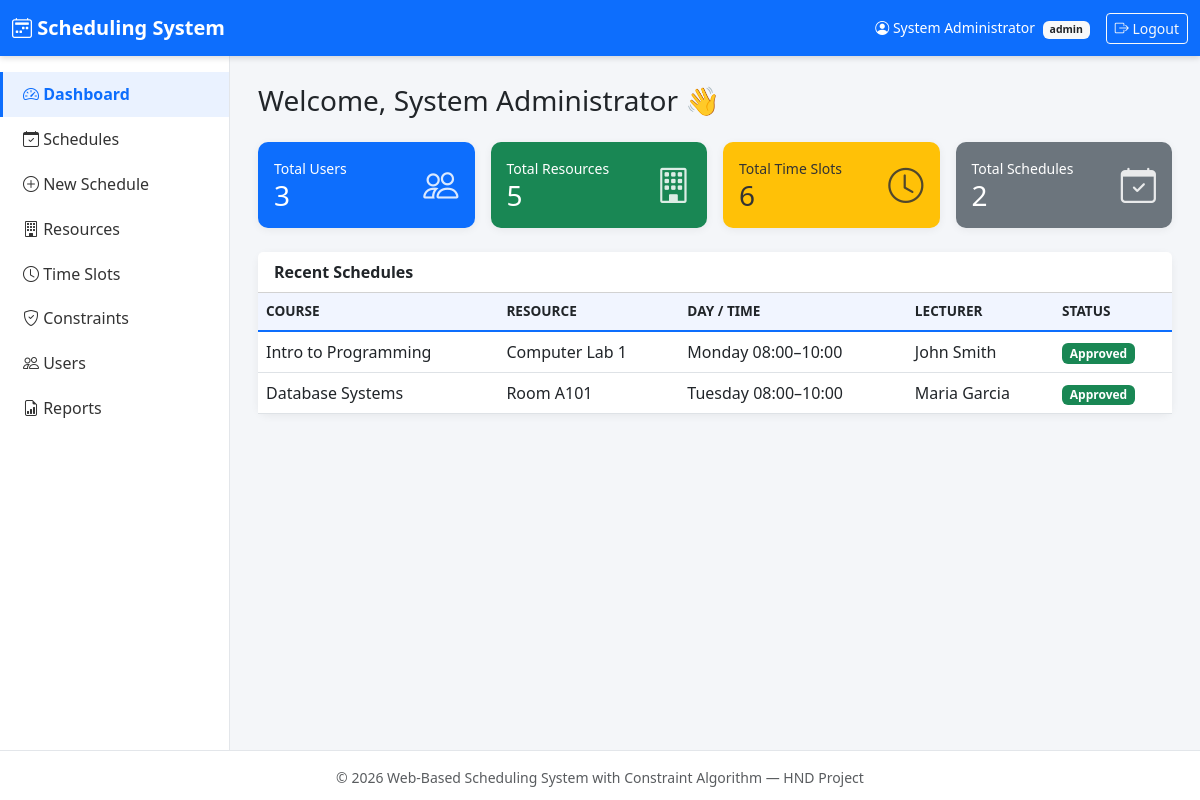
/dashboard.php (signed in), run on the app's committed database.
### tables this page shows
CREATE TABLE IF NOT EXISTS schedules (
    schedule_id   INT AUTO_INCREMENT PRIMARY KEY,
    course_title  VARCHAR(150) DEFAULT NULL,
    resource_id   INT NOT NULL,
    slot_id       INT NOT NULL,
    user_id       INT NOT NULL,
    status        ENUM('approved','rejected','pending') NOT NULL DEFAULT 'pending',
    created_at    TIMESTAMP DEFAULT CURRENT_TIMESTAMP,
    CONSTRAINT fk_sched_resource FOREIGN KEY (resource_id) REFERENCES resources(resource_id) ON DELETE CASCADE,
    CONSTRAINT fk_sched_slot     FOREIGN KEY (slot_id)     REFERENCES timeslots(slot_id)     ON DELETE CASCADE,
    CONSTRAINT fk_sched_user     FOREIGN KEY (user_id)     REFERENCES users(user_id)         ON DELETE CASCADE,
    INDEX idx_sched_resource_slot (resource_id, slot_id),
    INDEX idx_sched_user_slot (user_id, slot_id),
    INDEX idx_sched_status (status)
);

CREATE TABLE IF NOT EXISTS resources (
    resource_id     INT AUTO_INCREMENT PRIMARY KEY,
    resource_name   VARCHAR(100) NOT NULL,
    resource_type   ENUM('classroom','laboratory','lecture_hall','equipment') NOT NULL,
    capacity        INT DEFAULT 0,
    status          ENUM('available','unavailable') NOT NULL DEFAULT 'available',
    created_at      TIMESTAMP DEFAULT CURRENT_TIMESTAMP,
    INDEX idx_resources_type (resource_type)
);

CREATE TABLE IF NOT EXISTS timeslots (
    slot_id     INT AUTO_INCREMENT PRIMARY KEY,
    day         ENUM('Monday','Tuesday','Wednesday','Thursday','Friday','Saturday') NOT NULL,
    start_time  TIME NOT NULL,
    end_time    TIME NOT NULL,
    created_at  TIMESTAMP DEFAULT CURRENT_TIMESTAMP,
    INDEX idx_timeslots_day (day),
    CONSTRAINT chk_time_order CHECK (start_time < end_time)
);

CREATE TABLE IF NOT EXISTS users (
    user_id     INT AUTO_INCREMENT PRIMARY KEY,
    username    VARCHAR(50)  NOT NULL UNIQUE,
    full_name   VARCHAR(100) NOT NULL,
    email       VARCHAR(100) DEFAULT NULL,
    password    VARCHAR(255) NOT NULL,            
    role        ENUM('admin','lecturer','staff') NOT NULL DEFAULT 'lecturer',
    status      ENUM('active','inactive') NOT NULL DEFAULT 'active',
    created_at  TIMESTAMP DEFAULT CURRENT_TIMESTAMP,
    INDEX idx_users_role (role)
);

### dashboard.php (the view, shortened to what this page needs)
<?php
require_once 'config/db.php';
$base_path = '';
$active = 'dashboard';
$totalUsers     = mysqli_fetch_assoc(mysqli_query($conn, "SELECT COUNT(*) c FROM users"))['c'];
$totalResources = mysqli_fetch_assoc(mysqli_query($conn, "SELECT COUNT(*) c FROM resources"))['c'];
$totalSlots     = mysqli_fetch_assoc(mysqli_query($conn, "SELECT COUNT(*) c FROM timeslots"))['c'];
$totalSchedules = mysqli_fetch_assoc(mysqli_query($conn, "SELECT COUNT(*) c FROM schedules"))['c'];
$recentQuery = "SELECT s.schedule_id, s.course_title, r.resource_name, t.day, t.start_time, t.end_time,
                       u.full_name, s.status
                FROM schedules s
                JOIN resources r ON s.resource_id = r.resource_id
                JOIN timeslots t ON s.slot_id = t.slot_id
                JOIN users u ON s.user_id = u.user_id
                ORDER BY s.created_at DESC LIMIT 5";
$recent = mysqli_query($conn, $recentQuery);
require_once 'includes/header.php';
require_once 'includes/sidebar.php';
?>
<main class="app-content">
  <h3 class="mb-4">Welcome, <?php echo htmlspecialchars($_SESSION['full_name']); ?> 👋</h3>
  <div class="row g-3 mb-4">
    <div class="col-md-3 col-sm-6">
      <div class="card stat-card bg-primary p-3">
        <div class="d-flex justify-content-between align-items-center">
          <div><div class="small">Total Users</div><h3 class="mb-0"><?php echo $totalUsers; ?></h3></div>
          <i class="bi bi-people stat-icon"></i>
        </div>
      </div>
    </div>
    <div class="col-md-3 col-sm-6">
      <div class="card stat-card bg-success p-3">
        <div class="d-flex justify-content-between align-items-center">
          <div><div class="small">Total Resources</div><h3 class="mb-0"><?php echo $totalResources; ?></h3></div>
          <i class="bi bi-building stat-icon"></i>
        </div>
      </div>
    </div>
    <div class="col-md-3 col-sm-6">
      <div class="card stat-card bg-warning p-3">
        <div class="d-flex justify-content-between align-items-center">
          <div><div class="small">Total Time Slots</div><h3 class="mb-0"><?php echo $totalSlots; ?></h3></div>
          <i class="bi bi-clock stat-icon"></i>
        </div>
      </div>
    </div>
    <div class="col-md-3 col-sm-6">
      <div class="card stat-card bg-secondary p-3">
        <div class="d-flex justify-content-between align-items-center">
          <div><div class="small">Total Schedules</div><h3 class="mb-0"><?php echo $totalSchedules; ?></h3></div>
          <i class="bi bi-calendar-check stat-icon"></i>
        </div>
      </div>
    </div>
  </div>
  <div class="card">
    <div class="card-header bg-white fw-semibold">Recent Schedules</div>
    <div class="table-responsive">
      <table class="table mb-0 align-middle">
        <thead>
          <tr><th>Course</th><th>Resource</th><th>Day / Time</th><th>Lecturer</th><th>Status</th></tr>
        </thead>
        <tbody>
          <?php if (mysqli_num_rows($recent) === 0): ?>
            <tr><td colspan="5" class="text-center text-muted py-4">No schedules yet. <a href="schedules/create_schedule.php">Create one</a>.</td></tr>
          <?php else: while ($row = mysqli_fetch_assoc($recent)): ?>
            <tr>
              <td><?php echo htmlspecialchars($row['course_title'] ?: '—'); ?></td>
              <td><?php echo htmlspecialchars($row['resource_name']); ?></td>
              <td><?php echo htmlspecialchars($row['day']) . ' ' . substr($row['start_time'],0,5) . '–' . substr($row['end_time'],0,5); ?></td>
              <td><?php echo htmlspecialchars($row['full_name']); ?></td>
              <td>
                <?php
                  $badge = ['approved'=>'success','rejected'=>'danger','pending'=>'secondary'][$row['status']] ?? 'secondary';
                ?>
                <span class="badge bg-<?php echo $badge; ?>"><?php echo ucfirst($row['status']); ?></span>
              </td>
            </tr>
          <?php endwhile; endif; ?>
        </tbody>
      </table>
    </div>
  </div>
</main>
<?php require_once 'includes/footer.php'; ?>

### includes/header.php (shortened to what this page needs)
<!DOCTYPE html>
<html lang="en">
<head>
<link href="https://cdn.jsdelivr.net/npm/bootstrap@5.3.0/dist/css/bootstrap.min.css" rel="stylesheet">
<link href="https://cdn.jsdelivr.net/npm/bootstrap-icons@1.11.0/font/bootstrap-icons.css" rel="stylesheet">
<link href="<?php echo $base_path; ?>css/style.css" rel="stylesheet">
</head>
<body>
<nav class="navbar navbar-expand-lg navbar-dark app-navbar">
  <div class="container-fluid">
    <a class="navbar-brand fw-bold" href="<?php echo $base_path; ?>dashboard.php">
      <i class="bi bi-calendar2-week"></i> Scheduling System
    </a>
    <div class="ms-auto d-flex align-items-center text-white">
      <?php if (isset($_SESSION['full_name'])): ?>
        <span class="me-3 small">
          <i class="bi bi-person-circle"></i>
          <?php echo htmlspecialchars($_SESSION['full_name']); ?>
          <span class="badge bg-light text-dark ms-1"><?php echo htmlspecialchars($_SESSION['role']); ?></span>
        </span>
        <a href="<?php echo $base_path; ?>logout.php" class="btn btn-sm btn-outline-light">
          <i class="bi bi-box-arrow-right"></i> Logout
        </a>
      <?php endif; ?>
    </div>
  </div>
</nav>
<div class="app-wrapper">

### includes/sidebar.php (shortened to what this page needs)
<?php
function nav_active($key, $active) { return $key === $active ? 'active' : ''; }
?>
<aside class="app-sidebar">
  <ul class="nav flex-column">
    <li class="nav-item">
      <a class="nav-link <?php echo nav_active('dashboard', $active); ?>" href="<?php echo $base_path; ?>dashboard.php">
        <i class="bi bi-speedometer2"></i> Dashboard
      </a>
    </li>
    <li class="nav-item">
      <a class="nav-link <?php echo nav_active('schedules', $active); ?>" href="<?php echo $base_path; ?>schedules/view_schedules.php">
        <i class="bi bi-calendar-check"></i> Schedules
      </a>
    </li>
    <li class="nav-item">
      <a class="nav-link <?php echo nav_active('create_schedule', $active); ?>" href="<?php echo $base_path; ?>schedules/create_schedule.php">
        <i class="bi bi-plus-circle"></i> New Schedule
      </a>
    </li>
    <li class="nav-item">
      <a class="nav-link <?php echo nav_active('resources', $active); ?>" href="<?php echo $base_path; ?>resources/manage_resources.php">
        <i class="bi bi-building"></i> Resources
      </a>
    </li>
    <li class="nav-item">
      <a class="nav-link <?php echo nav_active('timeslots', $active); ?>" href="<?php echo $base_path; ?>timeslots/manage_timeslots.php">
        <i class="bi bi-clock"></i> Time Slots
      </a>
    </li>
    <li class="nav-item">
      <a class="nav-link <?php echo nav_active('constraints', $active); ?>" href="<?php echo $base_path; ?>constraints/manage_constraints.php">
        <i class="bi bi-shield-check"></i> Constraints
      </a>
    </li>
    <?php if (($_SESSION['role'] ?? '') === 'admin'): ?>
    <li class="nav-item">
      <a class="nav-link <?php echo nav_active('users', $active); ?>" href="<?php echo $base_path; ?>users/manage_users.php">
        <i class="bi bi-people"></i> Users
      </a>
    </li>
    <?php endif; ?>
    <li class="nav-item">
      <a class="nav-link <?php echo nav_active('reports', $active); ?>" href="<?php echo $base_path; ?>reports.php">
        <i class="bi bi-file-earmark-bar-graph"></i> Reports
      </a>
    </li>
  </ul>
</aside>

### includes/footer.php (shortened to what this page needs)
</div>
<footer class="app-footer text-center text-muted small py-3">
  &copy; <?php echo date('Y'); ?> Web-Based Scheduling System with Constraint Algorithm &mdash; HND Project
</footer>
</body>
</html>

### css/style.css (style rules this page uses)
:root { --primary: #0d6efd; --secondary: #6c757d; --sidebar-width: 230px; }
body { background-color: #f4f6f9; font-family: 'Segoe UI', Arial, sans-serif; }
.app-navbar { background-color: var(--primary); box-shadow: 0 2px 6px rgba(0,0,0,.15); }
.app-wrapper { display: flex; min-height: calc(100vh - 106px); }
.app-sidebar { width: var(--sidebar-width); background-color: #fff; border-right: 1px solid #e3e6ea; padding-top: 1rem; flex-shrink: 0; }
.app-sidebar .nav-link { color: #333; padding: .65rem 1.25rem; border-left: 3px solid transparent; }
.app-sidebar .nav-link.active { background-color: #eaf2ff; color: var(--primary); border-left-color: var(--primary); font-weight: 600; }
.app-content { flex: 1; padding: 1.75rem; min-width: 0; }
.app-footer { background-color: #fff; border-top: 1px solid #e3e6ea; }
.stat-card { border: none; border-radius: 10px; color: #fff; box-shadow: 0 2px 8px rgba(0,0,0,.08); }
.stat-card .stat-icon { font-size: 2.2rem; opacity: .85; }
.stat-card.bg-primary { background-color: var(--primary) !important; }
.stat-card.bg-secondary { background-color: var(--secondary) !important; }
.stat-card.bg-success { background-color: #198754 !important; }
.stat-card.bg-warning { background-color: #ffc107 !important; color: #333 !important; }
.card { border: none; border-radius: 10px; box-shadow: 0 2px 8px rgba(0,0,0,.06); }
.table thead th { background-color: #f1f5ff; border-bottom: 2px solid var(--primary); font-weight: 600; font-size: .85rem; text-transform: uppercase; }

### data on the page
schedules: course_title "Intro to Programming", resource.resource_name "Computer Lab 1", slot.day "Monday", slot.start_time "08:00", slot.end_time "10:00", user.full_name "John Smith", status "Approved"
schedules: course_title "Database Systems", resource.resource_name "Room A101", slot.day "Tuesday", slot.start_time "08:00", slot.end_time "10:00", user.full_name "Maria Garcia", status "Approved"

### other printed values
$_SESSION['full_name'] "System Administrator"
$_SESSION['role'] "admin"
$totalUsers "3"
$totalResources "5"
$totalSlots "6"
$totalSchedules "2"
